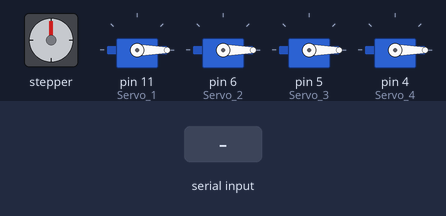
The sketch below on a simulated Arduino Mega 2560, built with avr-gcc and run on an emulated ATmega2560. Shown: stepper motor, 4 × servo. Wiring (inferred from the names in the program): stepper motor driver (200 steps per turn assumed): step pin 54; direction pin 55; enable pin 38. The test bench sets the inputs (shaded band).

Above: at 1.2 s.
1.3 s: "E\n" received over Serial
At 1.7 s:
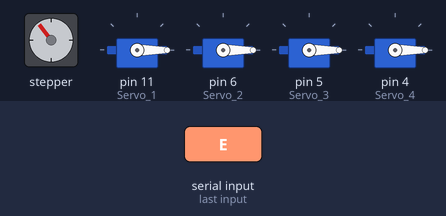
2.8 s: "0\n" received over Serial
At 3.1 s:
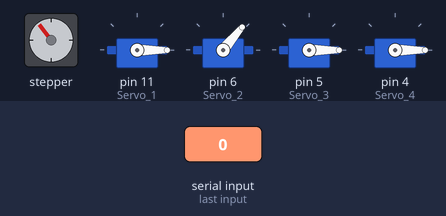
5.8 s: "1\n" received over Serial
At 6.5 s:
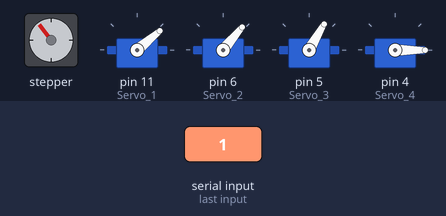
8.8 s: "E\n" received over Serial
At 9.8 s:
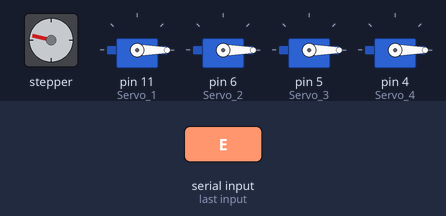
10.3 s: "0\n" received over Serial
At 11.2 s:
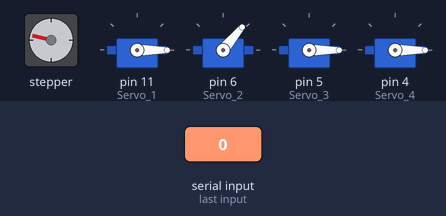
13.3 s: "1\n" received over Serial
At 14.7 s:
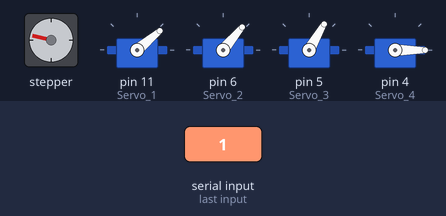
Timing chart, 0 to 16.8 s (numbered marks = the images above; inputs shaded):
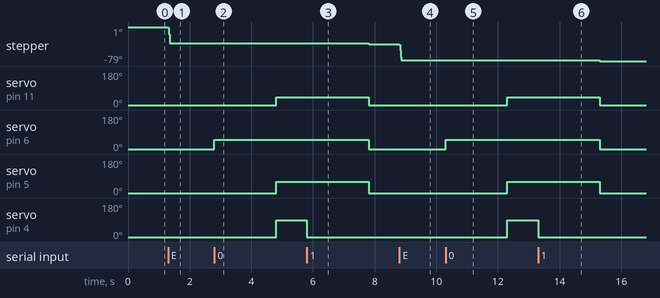

Measured:
- after the input at 1.3 s, stepper: turns 37° counter-clockwise, starting at once
- after the input at 2.8 s, servo on pin 11 (Servo_1): 0° → 40° after 2.0 s; servo on pin 6 (Servo_2): 0° → 50° at once; servo on pin 5 (Servo_3): 0° → 60° after 2.0 s; servo on pin 4 (Servo_4): 0° → 90° after 2.0 s
- after the input at 8.8 s, stepper: turns 38° counter-clockwise, starting at once
- after the input at 10.3 s, servo on pin 11 (Servo_1): 0° → 40° after 2.0 s; servo on pin 6 (Servo_2): 0° → 50° at once; servo on pin 5 (Servo_3): 0° → 60° after 2.0 s; servo on pin 4 (Servo_4): 0° → 90° after 2.0 s

The sketch:

Motor.ino
```cpp
#include<Servo.h> //Servo 라이브러리를 추가

Servo servo1;      //Servo 클래스로 servo객체 생성
Servo servo2;
Servo servo3;
Servo servo4;

#define X_STEP_PIN 54
#define X_DIR_PIN 55
#define X_ENABLE_PIN 38
#define X_MIN_PIN 3
#define X_MAX_PIN 2

#define Servo_1 11
#define Servo_2 6
#define Servo_3 5
#define Servo_4 4

char move[4];
int index = 0;
int A_angle = 40;
int B_angle = 50;
int C_angle = 60;
int D_angle = 90;
int R_Step = 0;
int L_Step = 0;
bool flag = false;

void setup() {
  Serial.begin(9600);

  pinMode(X_STEP_PIN , OUTPUT);
  pinMode(X_DIR_PIN , OUTPUT);
  pinMode(X_ENABLE_PIN , OUTPUT);
  digitalWrite(X_ENABLE_PIN , LOW);

  servo1.attach(Servo_1);
  servo1.write(0);
  servo2.attach(Servo_2);
  servo2.write(0);
  servo3.attach(Servo_3);
  servo3.write(0);
  servo4.attach(Servo_4);
  servo4.write(0);
}
// ex)'A.45.E.R.100.\n' : 서보선택/각도/스텝선택/스텝방향/각도
void loop() {
  if (flag == true)
  {
    //angle = (int)move[1];

    switch (move[0]) {
      case 'A':
        SER_1();
        break;
      case 'B':
        SER_2();
        break;
      case 'C':
        SER_3();
        break;
      case 'D':
        SER_4();
        break;
      case 'E':
        Step_X();
        break;
      case '0':
        SET_ON();
        break;
      case '1':
        SET_OFF();
        break;
    }
    //delay(10);
    //Serial.write("ok\n");
    flag = false;
  }
}

void serialEvent()
{
  char myChar = (char)Serial.read();
  move[index] = myChar;
  index++;
  if (myChar == '\n')
  {
    flag = true;
    index = 0;

    //Serial.print(move[0]);
    //Serial.print(move[1]);
    //Serial.print(move[2]);
    //Serial.print(move[3]);
  }
}
void SET_ON()
{
  servo2.write(50);
  delay(2000);
  servo1.write(40);
  servo3.write(60);
  servo4.write(90);

  A_angle = 40;
  B_angle = 50;
  C_angle = 60;
  D_angle = 90;
}
void SET_OFF()
{
  servo4.write(0);
  delay(2000);
  servo1.write(0);
  servo2.write(0);
  servo3.write(0);

  if(R_Step < L_Step)
  {
    int E_Step = (L_Step - R_Step) * 21;
    digitalWrite(X_DIR_PIN , HIGH);
    for (int i = 0; i <= E_Step; i++)
    {
      digitalWrite(X_STEP_PIN , HIGH);
      delayMicroseconds(2800);             //속도 설정
      digitalWrite(X_STEP_PIN , LOW);
    }
  }
  else
  {
    int E_Step = (R_Step - L_Step) * 21;
    digitalWrite(X_DIR_PIN , LOW);
    for (int i = 0; i <= E_Step; i++)
    {
      digitalWrite(X_STEP_PIN , HIGH);
      delayMicroseconds(2800);             //속도 설정
      digitalWrite(X_STEP_PIN , LOW);
    }
  }
  R_Step = 0;
  L_Step = 0;
  A_angle = 0;
  B_angle = 0;
  C_angle = 0;
  D_angle = 0;
}
void Step_X()
{
  if (move[2] == 'R') {
    digitalWrite(X_DIR_PIN , HIGH);
    R_Step++;
  }
  else if (move[2] == 'L') {
    digitalWrite(X_DIR_PIN , LOW);
    L_Step++;
  }

  //E_angle = map(E_angle, 0, 255, 0, 3200);
  for (int i = 0; i <= 20; i++)
  {
    digitalWrite(X_STEP_PIN , HIGH);
    delayMicroseconds(2800);             //속도 설정
    digitalWrite(X_STEP_PIN , LOW);
  }
}

/*CHANGE------------------------------------------------------------*/
void SER_1()
{
  if(move[1] == 'i') {
    A_angle++;
    if(A_angle > 110) A_angle = 110;
    servo1.write(A_angle);
  }
  else if(move[1] == 'j') {
    A_angle--;
    if(A_angle < 20) A_angle = 20;
    servo1.write(A_angle);
  }
}
void SER_2()
{
  if(move[1] == 'i') {
    B_angle++;
    if(B_angle > 120) B_angle = 120;
    servo2.write(B_angle);
  }
  else if(move[1] == 'j') {
    B_angle--;
    if(B_angle < 0) B_angle = 0;
    servo2.write(B_angle);
  }
}
void SER_3()
{
  if(move[1] == 'i') {
    //C_angle++;
    if(B_angle < 100) C_angle++;
    servo3.write(C_angle);
  }
  else if(move[1] == 'j') {
    //C_angle--;
    if(B_angle > 0) C_angle--;
    servo3.write(C_angle);
  }
}
void SER_4()
{
  if(move[1] == 'i') {
    D_angle++;
    //if(D_angle > 180) D_angle = 179;
    servo4.write(D_angle);
  }
  else if(move[1] == 'j') {
    D_angle--;
    //if(D_angle < 0) D_angle = 0;
    servo4.write(D_angle);
  }
}
```
